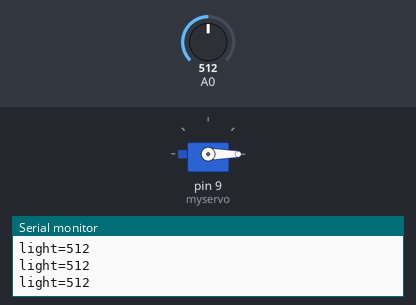
Recording of a sketch running on a simulated Arduino Uno, built with avr-gcc and run on an emulated ATmega328P. On the bench: servo, the last lines printed to the serial monitor. Inputs (shaded band) come from the test bench; at power-on: A0 = 512.

Above: at 1.2 s.
1.3 s: A0 set to 160
2.8 s: A0 set to 135
At 3.6 s:
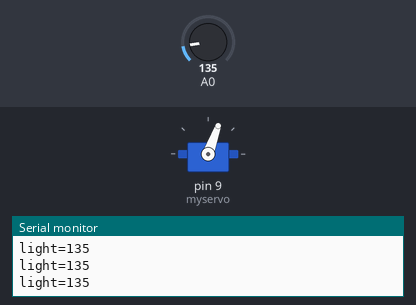
4.3 s: A0 set to 306
At 4.8 s:
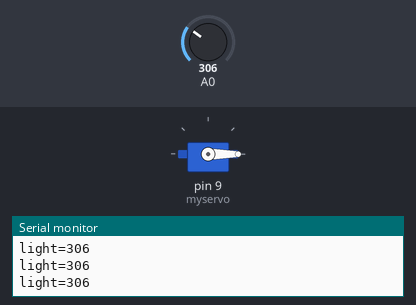
5.8 s: A0 set to 140
At 6.1 s:
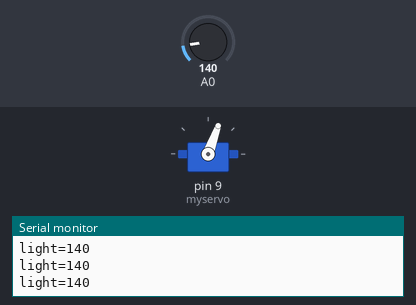
Timing chart, 0 to 8.3 s (numbered marks = the images above; inputs shaded):
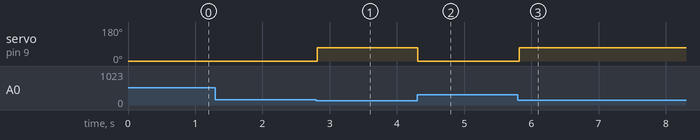

Measured:
- the behaviour switches between 151 and 150 on A0 (found by bisection; images 0 and 1)
- after the input at 2.8 s, servo on pin 9 (myservo): 0° → 70° at once
- after the input at 4.3 s, servo on pin 9 (myservo): 70° → 0° at once
- after the input at 5.8 s, servo on pin 9 (myservo): 0° → 70° at once

The sketch:

automatedgame.ino
```cpp
#include <Servo.h>
Servo myservo;  // create servo object to control a servo


void setup() {
  pinMode(A0, INPUT);
  Serial.begin(9600);
  myservo.attach(9);  // attaches the servo on pin 9 to the servo object


}

void loop() {
  int i = analogRead(A0);
  Serial.print("light=");
  Serial.println(i);

  myservo.write(70);
    if (i > 150)
  {
                     // waits 100ms for the servo to reach the position
    myservo.write(0);
    delay(100);
  }
}
```
